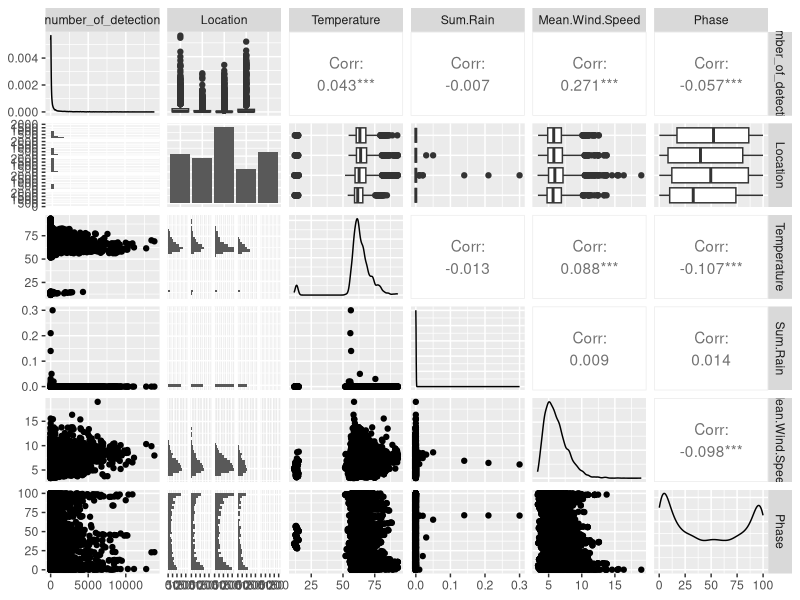
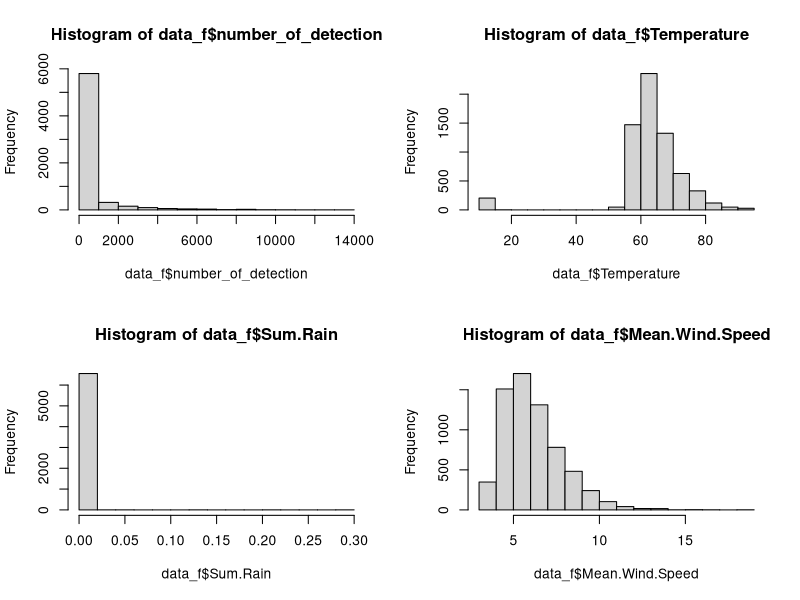
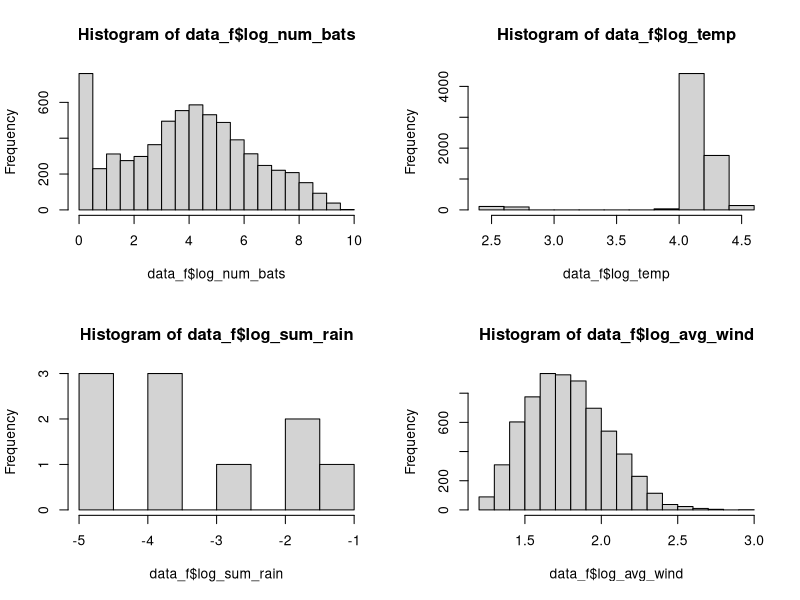
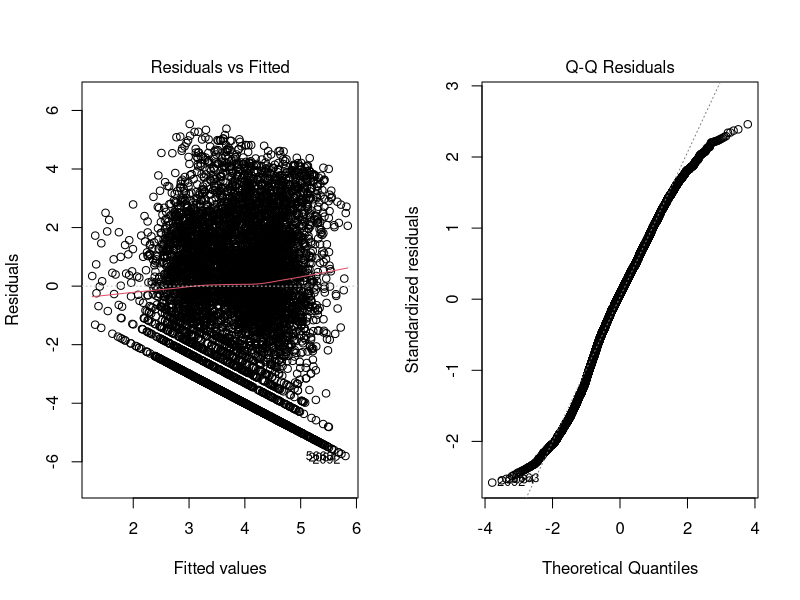
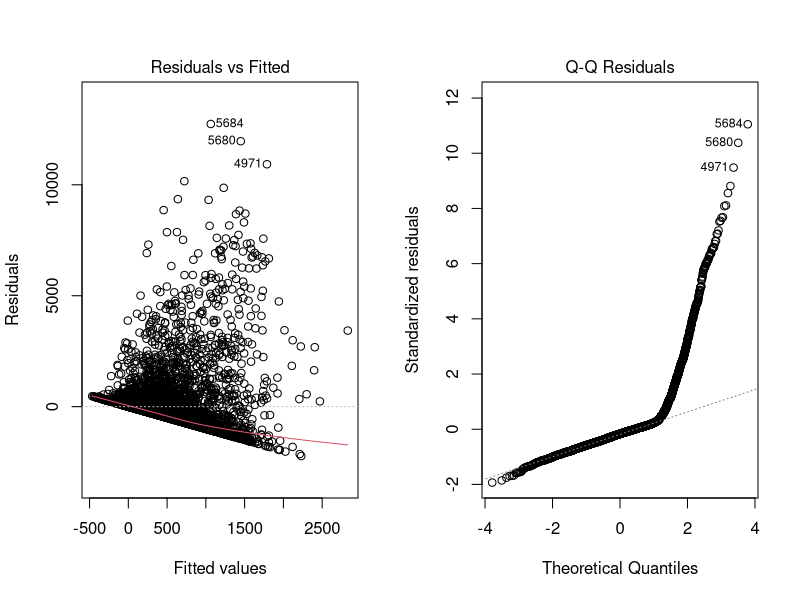
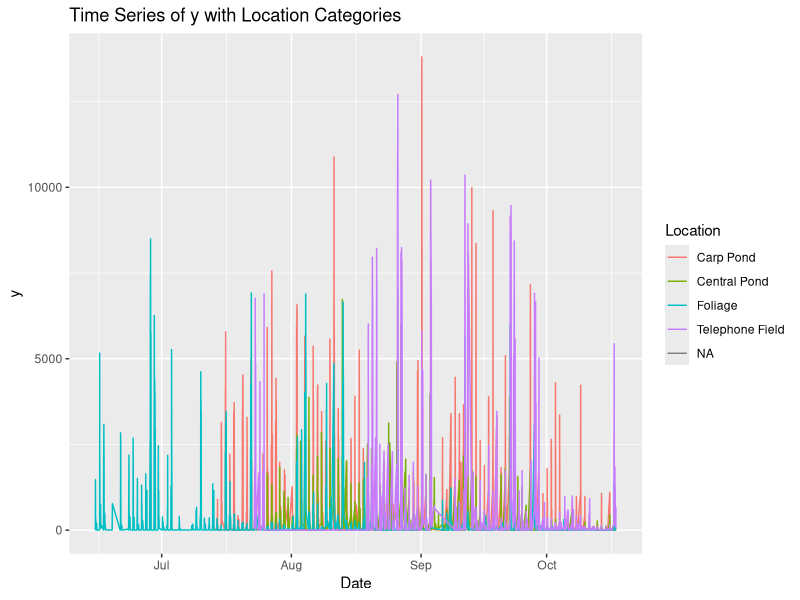

These figures' R source, in order: (Note: this script raises an error after producing the figures.)
## ---- chunk 1
knitr::opts_chunk$set(echo = FALSE, warning = FALSE, message = FALSE, error = FALSE)
setwd("C:/Users/MilaS/Desktop/bat-weather-project")
library(tidyverse)
## ---- chunk 2
data <- read.csv("weather_clean_df.csv")
## ---- chunk 3
data <- data[data$number_of_detection > 0, ]
## ---- chunk 4
data$Location <- factor(data$Location)
data_f <- data[-1]
## ---- chunk 5
print(colnames(data_f))
## ---- chunk 6
summary(data_f)

library(GGally)
data_f %>% select(number_of_detection, Location, Temperature, Sum.Rain,
                  Mean.Wind.Speed, Phase) %>% ggpairs()
## ---- chunk 7
fit <- lm(number_of_detection ~ Location + Temperature + Sum.Rain + 
                  Mean.Wind.Speed+ Phase, data = data_f)
summary(fit)
## ---- chunk 8
data_f$log_num_bats <- log(data_f$number_of_detection)
data_f$log_temp <- log(data_f$Temperature)
data_f$log_sum_rain <- log(data_f$Sum.Rain)
data_f$log_avg_wind <- log(data_f$Mean.Wind.Speed)
## ---- chunk 9
par(mfrow=c(2,2))
hist(data_f$number_of_detection)
hist(data_f$Temperature)
hist(data_f$Sum.Rain)
hist(data_f$Mean.Wind.Speed)
## ---- chunk 10
par(mfrow=c(2,2))
hist(data_f$log_num_bats)
hist(data_f$log_temp)
hist(data_f$log_sum_rain)
hist(data_f$log_avg_wind)
## ---- chunk 11
fit_log <- lm(log_num_bats ~ Location + log_temp +  
                  log_avg_wind+ Phase, data = data_f)
summary(fit_log)
## ---- chunk 12
par(mfrow=c(1, 2))
plot(fit_log,which=1)
plot(fit_log,which=2)
## ---- chunk 13
par(mfrow=c(1, 2))
plot(fit,which=1)
plot(fit,which=2)
## ---- chunk 14
data$datetime_column <- as.POSIXct(data$Datetime.UTC, format = "%Y-%m-%d %H:%M:%S")

## ---- chunk 15
ggplot(data, aes(x = datetime_column, y = number_of_detection, color = Location)) +
  geom_line() +
  labs(title = "Time Series of y with Location Categories",
       x = "Date",
       y = "y",
       color = "Location")
## ---- chunk 16
ggplot(data, aes(x = , y = number_of_detection, color = Location)) +
  geom_line() +
  labs(title = "Time Series of y with Location Categories",
       x = "Date",
       y = "y",
       color = "Location")
